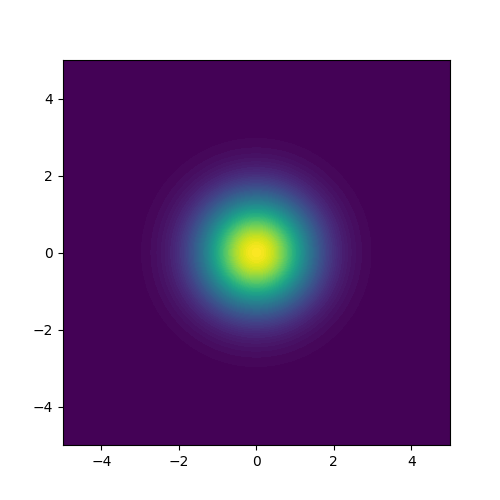

The Python source for this figure:
#!/usr/bin/python3

import numpy as np
import scipy.stats as stats
from scipy.stats import multivariate_normal
import matplotlib.pyplot as plt
import matplotlib.cm as cm
from matplotlib.pylab import rcParams
rcParams['figure.figsize'] = 5, 5


def plot_bivariate_gaussian(mu_x, sigma_x, mu_y, sigma_y, cov):

    """ Create a filled countor plot of a bivariate Gaussian distribution."""

    # Define X and Y variables
    N = 100
    X = np.linspace(-5, 5, N)
    Y = np.linspace(-5, 5, N)
    X, Y = np.meshgrid(X, Y)

    # Mean vector and covariance matrix
    mu = np.array([mu_x, mu_y])
    sigma = np.array([[ sigma_x, cov], [cov,  sigma_y]])

    # Transform X and Y into 3-D array
    pos = np.empty(X.shape + (2,))
    pos[:, :, 0] = X
    pos[:, :, 1] = Y

    # Obtain bivariate Gaussian distribution
    F = multivariate_normal(mu, sigma)
    Z = F.pdf(pos)
    
    # Plot a filled contour
    fig, ax = plt.subplots()
    cs = ax.contourf(X, Y, Z, cmap=cm.viridis, levels=N)
    plt.savefig("bivariate_gaussian.png", dpi=100)
    plt.close()

plot_bivariate_gaussian(mu_x=0, sigma_x=1, mu_y=0, sigma_y=1, cov=0)
